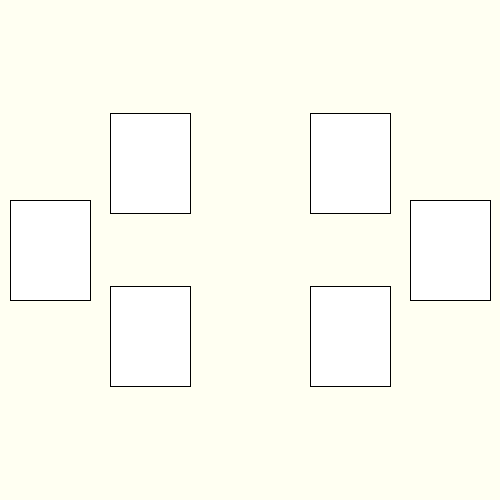
Frame 1 (no input)
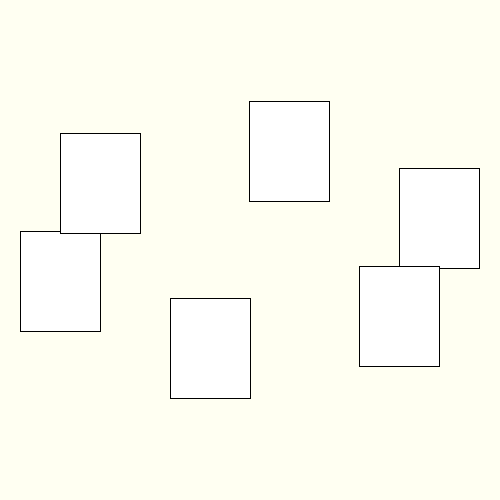
Frame 60 (the mouse pressed at the canvas centre just before this capture)
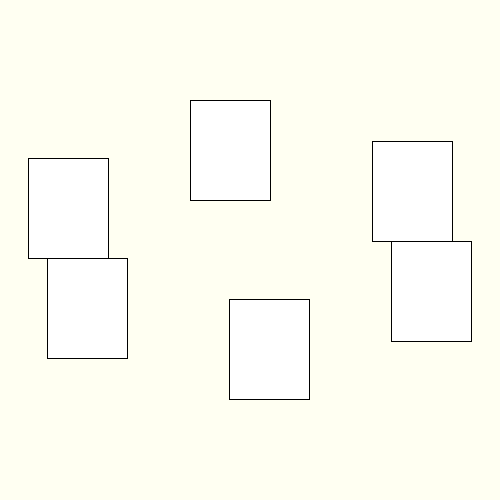
Frame 120 (the mouse held since frame 60 and released just before this capture)

The Processing sketch that drew these frames (run headless with seeded random() and noise(); from frame 60 on, the mouse is pressed at the canvas centre):

// Processing sketch: week11_1
// ── week11_1.pde
// week11-1 好玩的程式設計(三角函式/函數)
// File-Perference 字型放大 36號字
void setup(){
  size(500,500); // 視窗大小
}
float a=0; //角度a
void draw(){
  background(#FFFFF2); // 淡黃色背景
  rectMode(CENTER); //設定畫方形的模式，要置中對齊(比較好看)
  for(int i=0; i<6; i++){ //要畫出六個方形
    // 國中教過三角函數 cos(a) sin(a) 不知道用處?就是X座標、Y座標
    float x = 250 + 200*cos(a+PI/3*i), y = 250 + 100*sin(a+PI/3*i);
    rect(x,y,80,100); //6個方形，位置會隨著角度而不同(轉動)
  }
  a += 0.03; // 轉動角度的速度，現在設成3倍數
}
